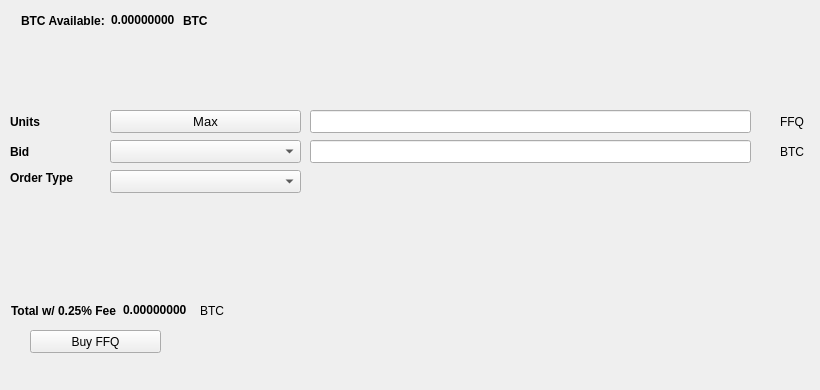
   <widget class="QWidget" name="BuyTab">
    <attribute name="title">
     <string>Buy</string>
    </attribute>
    <widget class="QPushButton" name="BuyFFQ">
     <property name="geometry">
      <rect>
       <x>30</x>
       <y>330</y>
       <width>131</width>
       <height>23</height>
      </rect>
     </property>
     <property name="text">
      <string>Buy FFQ</string>
     </property>
     <property name="icon">
      <iconset resource="../faqo.qrc">
       <normaloff>:/icons/bitcoin</normaloff>:/icons/bitcoin</iconset>
     </property>
    </widget>
    <widget class="QLabel" name="label_3">
     <property name="geometry">
      <rect>
       <x>10</x>
       <y>110</y>
       <width>46</width>
       <height>23</height>
      </rect>
     </property>
     <property name="font">
      <font>
       <weight>75</weight>
       <bold>true</bold>
      </font>
     </property>
     <property name="text">
      <string>Units</string>
     </property>
    </widget>
    <widget class="QLineEdit" name="UnitsInput">
     <property name="geometry">
      <rect>
       <x>310</x>
       <y>110</y>
       <width>441</width>
       <height>23</height>
      </rect>
     </property>
     <property name="font">
      <font>
       <pointsize>9</pointsize>
       <weight>75</weight>
       <bold>true</bold>
      </font>
     </property>
    </widget>
    <widget class="QLineEdit" name="BuyBidPriceEdit">
     <property name="geometry">
      <rect>
       <x>310</x>
       <y>140</y>
       <width>441</width>
       <height>23</height>
      </rect>
     </property>
     <property name="font">
      <font>
       <pointsize>9</pointsize>
       <weight>75</weight>
       <bold>true</bold>
      </font>
     </property>
    </widget>
    <widget class="QLabel" name="label_4">
     <property name="geometry">
      <rect>
       <x>780</x>
       <y>110</y>
       <width>31</width>
       <height>23</height>
      </rect>
     </property>
     <property name="text">
      <string>FFQ</string>
     </property>
    </widget>
    <widget class="QLabel" name="label_5">
     <property name="geometry">
      <rect>
       <x>780</x>
       <y>140</y>
       <width>31</width>
       <height>23</height>
      </rect>
     </property>
     <property name="text">
      <string>BTC</string>
     </property>
    </widget>
    <widget class="QLabel" name="label_6">
     <property name="geometry">
      <rect>
       <x>10</x>
       <y>140</y>
       <width>46</width>
       <height>23</height>
      </rect>
     </property>
     <property name="font">
      <font>
       <weight>75</weight>
       <bold>true</bold>
      </font>
     </property>
     <property name="text">
      <string>Bid</string>
     </property>
    </widget>
    <widget class="QLabel" name="label_7">
     <property name="geometry">
      <rect>
       <x>10</x>
       <y>170</y>
       <width>91</width>
       <height>16</height>
      </rect>
     </property>
     <property name="font">
      <font>
       <weight>75</weight>
       <bold>true</bold>
      </font>
     </property>
     <property name="text">
      <string>Order Type</string>
     </property>
    </widget>
    <widget class="QPushButton" name="Buy_Max_Amount">
     <property name="geometry">
      <rect>
       <x>110</x>
       <y>110</y>
       <width>191</width>
       <height>23</height>
      </rect>
     </property>
     <property name="font">
      <font>
       <pointsize>10</pointsize>
      </font>
     </property>
     <property name="text">
      <string>Max</string>
     </property>
    </widget>
    <widget class="QComboBox" name="BuyBidcomboBox">
     <property name="geometry">
      <rect>
       <x>110</x>
       <y>140</y>
       <width>191</width>
       <height>23</height>
      </rect>
     </property>
     <property name="font">
      <font>
       <pointsize>10</pointsize>
      </font>
     </property>
    </widget>
    <widget class="QComboBox" name="buyOrdertypeCombo">
     <property name="geometry">
      <rect>
       <x>110</x>
       <y>170</y>
       <width>191</width>
       <height>23</height>
      </rect>
     </property>
     <property name="font">
      <font>
       <pointsize>10</pointsize>
      </font>
     </property>
    </widget>
    <widget class="QWidget" name="layoutWidget1">
     <property name="geometry">
      <rect>
       <x>21</x>
       <y>11</y>
       <width>227</width>
       <height>19</height>
      </rect>
     </property>
     <layout class="QHBoxLayout" name="horizontalLayout_3">
      <item>
       <widget class="QLabel" name="label232">
        <property name="font">
         <font>
          <weight>75</weight>
          <bold>true</bold>
         </font>
        </property>
        <property name="text">
         <string>BTC Available:</string>
        </property>
       </widget>
      </item>
      <item>
       <widget class="QLabel" name="BtcAvailableLbl">
        <property name="palette">
         <palette>
          <active>
           <colorrole role="WindowText">
            <brush brushstyle="SolidPattern">
             <color alpha="255">
              <red>0</red>
              <green>0</green>
              <blue>0</blue>
             </color>
            </brush>
           </colorrole>
           <colorrole role="Button">
            <brush brushstyle="SolidPattern">
             <color alpha="255">
              <red>0</red>
              <green>170</green>
              <blue>0</blue>
             </color>
            </brush>
           </colorrole>
           <colorrole role="Light">
            <brush brushstyle="SolidPattern">
             <color alpha="255">
              <red>0</red>
              <green>255</green>
              <blue>0</blue>
             </color>
            </brush>
           </colorrole>
           <colorrole role="Midlight">
            <brush brushstyle="SolidPattern">
             <color alpha="255">
              <red>0</red>
              <green>212</green>
              <blue>0</blue>
             </color>
            </brush>
           </colorrole>
           <colorrole role="Dark">
            <brush brushstyle="SolidPattern">
             <color alpha="255">
              <red>0</red>
              <green>85</green>
              <blue>0</blue>
             </color>
            </brush>
           </colorrole>
           <colorrole role="Mid">
            <brush brushstyle="SolidPattern">
             <color alpha="255">
              <red>0</red>
              <green>113</green>
              <blue>0</blue>
             </color>
            </brush>
           </colorrole>
           <colorrole role="Text">
            <brush brushstyle="SolidPattern">
             <color alpha="255">
              <red>0</red>
              <green>170</green>
              <blue>0</blue>
             </color>
            </brush>
           </colorrole>
           <colorrole role="BrightText">
            <brush brushstyle="SolidPattern">
             <color alpha="255">
              <red>255</red>
              <green>255</green>
              <blue>255</blue>
             </color>
            </brush>
           </colorrole>
           <colorrole role="ButtonText">
            <brush brushstyle="SolidPattern">
             <color alpha="255">
              <red>0</red>
              <green>0</green>
              <blue>0</blue>
             </color>
            </brush>
           </colorrole>
           <colorrole role="Base">
            <brush brushstyle="SolidPattern">
             <color alpha="255">
              <red>255</red>
              <green>255</green>
              <blue>255</blue>
             </color>
            </brush>
           </colorrole>
           <colorrole role="Window">
            <brush brushstyle="SolidPattern">
             <color alpha="255">
              <red>0</red>
              <green>170</green>
              <blue>0</blue>
             </color>
            </brush>
           </colorrole>
           <colorrole role="Shadow">
            <brush brushstyle="SolidPattern">
             <color alpha="255">
              <red>0</red>
              <green>0</green>
              <blue>0</blue>
             </color>
            </brush>
           </colorrole>
           <colorrole role="AlternateBase">
            <brush brushstyle="SolidPattern">
             <color alpha="255">
              <red>127</red>
              <green>212</green>
              <blue>127</blue>
             </color>
            </brush>
           </colorrole>
           <colorrole role="ToolTipBase">
            <brush brushstyle="SolidPattern">
             <color alpha="255">
              <red>255</red>
              <green>255</green>
              <blue>220</blue>
             </color>
            </brush>
           </colorrole>
           <colorrole role="ToolTipText">
            <brush brushstyle="SolidPattern">
             <color alpha="255">
              <red>0</red>
              <green>0</green>
              <blue>0</blue>
             </color>
            </brush>
           </colorrole>
          </active>
          <inactive>
           <colorrole role="WindowText">
            <brush brushstyle="SolidPattern">
             <color alpha="255">
              <red>0</red>
              <green>0</green>
              <blue>0</blue>
             </color>
            </brush>
           </colorrole>
           <colorrole role="Button">
            <brush brushstyle="SolidPattern">
             <color alpha="255">
              <red>0</red>
              <green>170</green>
              <blue>0</blue>
             </color>
            </brush>
           </colorrole>
           <colorrole role="Light">
            <brush brushstyle="SolidPattern">
             <color alpha="255">
              <red>0</red>
              <green>255</green>
              <blue>0</blue>
             </color>
            </brush>
           </colorrole>
           <colorrole role="Midlight">
            <brush brushstyle="SolidPattern">
             <color alpha="255">
              <red>0</red>
              <green>212</green>
              <blue>0</blue>
             </color>
            </brush>
           </colorrole>
           <colorrole role="Dark">
            <brush brushstyle="SolidPattern">
             <color alpha="255">
              <red>0</red>
              <green>85</green>
              <blue>0</blue>
             </color>
            </brush>
           </colorrole>
           <colorrole role="Mid">
            <brush brushstyle="SolidPattern">
             <color alpha="255">
              <red>0</red>
              <green>113</green>
              <blue>0</blue>
             </color>
            </brush>
           </colorrole>
           <colorrole role="Text">
            <brush brushstyle="SolidPattern">
             <color alpha="255">
              <red>0</red>
              <green>170</green>
              <blue>0</blue>
             </color>
            </brush>
           </colorrole>
           <colorrole role="BrightText">
            <brush brushstyle="SolidPattern">
             <color alpha="255">
              <red>255</red>
              <green>255</green>
              <blue>255</blue>
             </color>
            </brush>
           </colorrole>
           <colorrole role="ButtonText">
            <brush brushstyle="SolidPattern">
             <color alpha="255">
              <red>0</red>
              <green>0</green>
              <blue>0</blue>
             </color>
            </brush>
           </colorrole>
           <colorrole role="Base">
            <brush brushstyle="SolidPattern">
             <color alpha="255">
              <red>255</red>
              <green>255</green>
              <blue>255</blue>
             </color>
            </brush>
           </colorrole>
           <colorrole role="Window">
            <brush brushstyle="SolidPattern">
             <color alpha="255">
              <red>0</red>
              <green>170</green>
              <blue>0</blue>
             </color>
            </brush>
           </colorrole>
           <colorrole role="Shadow">
            <brush brushstyle="SolidPattern">
             <color alpha="255">
              <red>0</red>
              <green>0</green>
              <blue>0</blue>
             </color>
            </brush>
           </colorrole>
           <colorrole role="AlternateBase">
            <brush brushstyle="SolidPattern">
             <color alpha="255">
              <red>127</red>
              <green>212</green>
              <blue>127</blue>
             </color>
            </brush>
           </colorrole>
           <colorrole role="ToolTipBase">
            <brush brushstyle="SolidPattern">
             <color alpha="255">
              <red>255</red>
              <green>255</green>
              <blue>220</blue>
             </color>
            </brush>
           </colorrole>
           <colorrole role="ToolTipText">
            <brush brushstyle="SolidPattern">
             <color alpha="255">
              <red>0</red>
              <green>0</green>
              <blue>0</blue>
             </color>
            </brush>
           </colorrole>
          </inactive>
          <disabled>
           <colorrole role="WindowText">
            <brush brushstyle="SolidPattern">
             <color alpha="255">
              <red>0</red>
              <green>85</green>
              <blue>0</blue>
             </color>
            </brush>
           </colorrole>
           <colorrole role="Button">
            <brush brushstyle="SolidPattern">
             <color alpha="255">
              <red>0</red>
              <green>170</green>
              <blue>0</blue>
             </color>
            </brush>
           </colorrole>
           <colorrole role="Light">
            <brush brushstyle="SolidPattern">
             <color alpha="255">
              <red>0</red>
              <green>255</green>
              <blue>0</blue>
             </color>
            </brush>
           </colorrole>
           <colorrole role="Midlight">
            <brush brushstyle="SolidPattern">
             <color alpha="255">
              <red>0</red>
              <green>212</green>
              <blue>0</blue>
             </color>
            </brush>
           </colorrole>
           <colorrole role="Dark">
            <brush brushstyle="SolidPattern">
             <color alpha="255">
              <red>0</red>
              <green>85</green>
              <blue>0</blue>
             </color>
            </brush>
           </colorrole>
           <colorrole role="Mid">
            <brush brushstyle="SolidPattern">
             <color alpha="255">
              <red>0</red>
              <green>113</green>
              <blue>0</blue>
             </color>
            </brush>
           </colorrole>
           <colorrole role="Text">
            <brush brushstyle="SolidPattern">
             <color alpha="255">
              <red>0</red>
              <green>85</green>
              <blue>0</blue>
             </color>
            </brush>
           </colorrole>
           <colorrole role="BrightText">
            <brush brushstyle="SolidPattern">
             <color alpha="255">
              <red>255</red>
              <green>255</green>
              <blue>255</blue>
             </color>
            </brush>
           </colorrole>
           <colorrole role="ButtonText">
            <brush brushstyle="SolidPattern">
             <color alpha="255">
              <red>0</red>
              <green>85</green>
              <blue>0</blue>
             </color>
            </brush>
           </colorrole>
           <colorrole role="Base">
            <brush brushstyle="SolidPattern">
             <color alpha="255">
              <red>0</red>
              <green>170</green>
              <blue>0</blue>
             </color>
            </brush>
           </colorrole>
           <colorrole role="Window">
            <brush brushstyle="SolidPattern">
             <color alpha="255">
              <red>0</red>
              <green>170</green>
              <blue>0</blue>
             </color>
            </brush>
           </colorrole>
           <colorrole role="Shadow">
            <brush brushstyle="SolidPattern">
             <color alpha="255">
              <red>0</red>
              <green>0</green>
              <blue>0</blue>
             </color>
            </brush>
           </colorrole>
           <colorrole role="AlternateBase">
            <brush brushstyle="SolidPattern">
             <color alpha="255">
              <red>0</red>
              <green>170</green>
              <blue>0</blue>
             </color>
            </brush>
           </colorrole>
           <colorrole role="ToolTipBase">
            <brush brushstyle="SolidPattern">
             <color alpha="255">
              <red>255</red>
              <green>255</green>
              <blue>220</blue>
             </color>
            </brush>
           </colorrole>
           <colorrole role="ToolTipText">
            <brush brushstyle="SolidPattern">
             <color alpha="255">
              <red>0</red>
              <green>0</green>
              <blue>0</blue>
             </color>
            </brush>
           </colorrole>
          </disabled>
         </palette>
        </property>
        <property name="font">
         <font>
          <weight>75</weight>
          <bold>true</bold>
         </font>
        </property>
        <property name="text">
         <string>0.00000000</string>
        </property>
        <property name="textInteractionFlags">
         <set>Qt::LinksAccessibleByMouse|Qt::TextSelectableByKeyboard|Qt::TextSelectableByMouse</set>
        </property>
       </widget>
      </item>
      <item>
       <widget class="QLabel" name="BtcAvailableLbl_2">
        <property name="font">
         <font>
          <weight>75</weight>
          <bold>true</bold>
         </font>
        </property>
        <property name="text">
         <string>BTC</string>
        </property>
       </widget>
      </item>
     </layout>
    </widget>
    <widget class="QWidget" name="layoutWidge2">
     <property name="geometry">
      <rect>
       <x>11</x>
       <y>301</y>
       <width>259</width>
       <height>19</height>
      </rect>
     </property>
     <layout class="QHBoxLayout" name="horizontalLayout_4">
      <item>
       <widget class="QLabel" name="label_9">
        <property name="font">
         <font>
          <weight>75</weight>
          <bold>true</bold>
         </font>
        </property>
        <property name="text">
         <string>Total w/ 0.25% Fee</string>
        </property>
       </widget>
      </item>
      <item>
       <widget class="QLabel" name="BuyCostLabel">
        <property name="palette">
         <palette>
          <active>
           <colorrole role="WindowText">
            <brush brushstyle="SolidPattern">
             <color alpha="255">
              <red>0</red>
              <green>0</green>
              <blue>0</blue>
             </color>
            </brush>
           </colorrole>
           <colorrole role="Button">
            <brush brushstyle="SolidPattern">
             <color alpha="255">
              <red>0</red>
              <green>170</green>
              <blue>0</blue>
             </color>
            </brush>
           </colorrole>
           <colorrole role="Light">
            <brush brushstyle="SolidPattern">
             <color alpha="255">
              <red>0</red>
              <green>255</green>
              <blue>0</blue>
             </color>
            </brush>
           </colorrole>
           <colorrole role="Midlight">
            <brush brushstyle="SolidPattern">
             <color alpha="255">
              <red>0</red>
              <green>212</green>
              <blue>0</blue>
             </color>
            </brush>
           </colorrole>
           <colorrole role="Dark">
            <brush brushstyle="SolidPattern">
             <color alpha="255">
              <red>0</red>
              <green>85</green>
              <blue>0</blue>
             </color>
            </brush>
           </colorrole>
           <colorrole role="Mid">
            <brush brushstyle="SolidPattern">
             <color alpha="255">
              <red>0</red>
              <green>113</green>
              <blue>0</blue>
             </color>
            </brush>
           </colorrole>
           <colorrole role="Text">
            <brush brushstyle="SolidPattern">
             <color alpha="255">
              <red>0</red>
              <green>170</green>
              <blue>0</blue>
             </color>
            </brush>
           </colorrole>
           <colorrole role="BrightText">
            <brush brushstyle="SolidPattern">
             <color alpha="255">
              <red>255</red>
              <green>255</green>
              <blue>255</blue>
             </color>
            </brush>
           </colorrole>
           <colorrole role="ButtonText">
            <brush brushstyle="SolidPattern">
             <color alpha="255">
              <red>0</red>
              <green>0</green>
              <blue>0</blue>
             </color>
            </brush>
           </colorrole>
           <colorrole role="Base">
            <brush brushstyle="SolidPattern">
             <color alpha="255">
              <red>255</red>
              <green>255</green>
              <blue>255</blue>
             </color>
            </brush>
           </colorrole>
           <colorrole role="Window">
            <brush brushstyle="SolidPattern">
             <color alpha="255">
              <red>0</red>
              <green>170</green>
              <blue>0</blue>
             </color>
            </brush>
           </colorrole>
           <colorrole role="Shadow">
            <brush brushstyle="SolidPattern">
             <color alpha="255">
              <red>0</red>
              <green>0</green>
              <blue>0</blue>
             </color>
            </brush>
           </colorrole>
           <colorrole role="AlternateBase">
            <brush brushstyle="SolidPattern">
             <color alpha="255">
              <red>127</red>
              <green>212</green>
              <blue>127</blue>
             </color>
            </brush>
           </colorrole>
           <colorrole role="ToolTipBase">
            <brush brushstyle="SolidPattern">
             <color alpha="255">
              <red>255</red>
              <green>255</green>
              <blue>220</blue>
             </color>
            </brush>
           </colorrole>
           <colorrole role="ToolTipText">
            <brush brushstyle="SolidPattern">
             <color alpha="255">
              <red>0</red>
              <green>0</green>
              <blue>0</blue>
             </color>
            </brush>
           </colorrole>
          </active>
          <inactive>
           <colorrole role="WindowText">
            <brush brushstyle="SolidPattern">
             <color alpha="255">
              <red>0</red>
              <green>0</green>
              <blue>0</blue>
             </color>
            </brush>
           </colorrole>
           <colorrole role="Button">
            <brush brushstyle="SolidPattern">
             <color alpha="255">
              <red>0</red>
              <green>170</green>
              <blue>0</blue>
             </color>
            </brush>
           </colorrole>
           <colorrole role="Light">
            <brush brushstyle="SolidPattern">
             <color alpha="255">
              <red>0</red>
              <green>255</green>
              <blue>0</blue>
             </color>
            </brush>
           </colorrole>
           <colorrole role="Midlight">
            <brush brushstyle="SolidPattern">
             <color alpha="255">
              <red>0</red>
              <green>212</green>
              <blue>0</blue>
             </color>
            </brush>
           </colorrole>
           <colorrole role="Dark">
            <brush brushstyle="SolidPattern">
             <color alpha="255">
              <red>0</red>
              <green>85</green>
              <blue>0</blue>
             </color>
            </brush>
           </colorrole>
           <colorrole role="Mid">
            <brush brushstyle="SolidPattern">
             <color alpha="255">
              <red>0</red>
              <green>113</green>
              <blue>0</blue>
             </color>
            </brush>
           </colorrole>
           <colorrole role="Text">
            <brush brushstyle="SolidPattern">
             <color alpha="255">
              <red>0</red>
              <green>170</green>
              <blue>0</blue>
             </color>
            </brush>
           </colorrole>
           <colorrole role="BrightText">
            <brush brushstyle="SolidPattern">
             <color alpha="255">
              <red>255</red>
              <green>255</green>
              <blue>255</blue>
             </color>
            </brush>
           </colorrole>
           <colorrole role="ButtonText">
            <brush brushstyle="SolidPattern">
             <color alpha="255">
              <red>0</red>
              <green>0</green>
              <blue>0</blue>
             </color>
            </brush>
           </colorrole>
           <colorrole role="Base">
            <brush brushstyle="SolidPattern">
             <color alpha="255">
              <red>255</red>
              <green>255</green>
              <blue>255</blue>
             </color>
            </brush>
           </colorrole>
           <colorrole role="Window">
            <brush brushstyle="SolidPattern">
             <color alpha="255">
              <red>0</red>
              <green>170</green>
              <blue>0</blue>
             </color>
            </brush>
           </colorrole>
           <colorrole role="Shadow">
            <brush brushstyle="SolidPattern">
             <color alpha="255">
              <red>0</red>
              <green>0</green>
              <blue>0</blue>
             </color>
            </brush>
           </colorrole>
           <colorrole role="AlternateBase">
            <brush brushstyle="SolidPattern">
             <color alpha="255">
              <red>127</red>
              <green>212</green>
              <blue>127</blue>
             </color>
            </brush>
           </colorrole>
           <colorrole role="ToolTipBase">
            <brush brushstyle="SolidPattern">
             <color alpha="255">
              <red>255</red>
              <green>255</green>
              <blue>220</blue>
             </color>
            </brush>
           </colorrole>
           <colorrole role="ToolTipText">
            <brush brushstyle="SolidPattern">
             <color alpha="255">
              <red>0</red>
              <green>0</green>
              <blue>0</blue>
             </color>
            </brush>
           </colorrole>
          </inactive>
          <disabled>
           <colorrole role="WindowText">
            <brush brushstyle="SolidPattern">
             <color alpha="255">
              <red>0</red>
              <green>85</green>
              <blue>0</blue>
             </color>
            </brush>
           </colorrole>
           <colorrole role="Button">
            <brush brushstyle="SolidPattern">
             <color alpha="255">
              <red>0</red>
              <green>170</green>
              <blue>0</blue>
             </color>
            </brush>
           </colorrole>
           <colorrole role="Light">
            <brush brushstyle="SolidPattern">
             <color alpha="255">
              <red>0</red>
              <green>255</green>
              <blue>0</blue>
             </color>
            </brush>
           </colorrole>
           <colorrole role="Midlight">
            <brush brushstyle="SolidPattern">
             <color alpha="255">
              <red>0</red>
              <green>212</green>
              <blue>0</blue>
             </color>
            </brush>
           </colorrole>
           <colorrole role="Dark">
            <brush brushstyle="SolidPattern">
             <color alpha="255">
              <red>0</red>
              <green>85</green>
              <blue>0</blue>
             </color>
            </brush>
           </colorrole>
           <colorrole role="Mid">
            <brush brushstyle="SolidPattern">
             <color alpha="255">
              <red>0</red>
              <green>113</green>
              <blue>0</blue>
             </color>
            </brush>
           </colorrole>
           <colorrole role="Text">
            <brush brushstyle="SolidPattern">
             <color alpha="255">
              <red>0</red>
              <green>85</green>
              <blue>0</blue>
             </color>
            </brush>
           </colorrole>
           <colorrole role="BrightText">
            <brush brushstyle="SolidPattern">
             <color alpha="255">
              <red>255</red>
              <green>255</green>
              <blue>255</blue>
             </color>
            </brush>
           </colorrole>
           <colorrole role="ButtonText">
            <brush brushstyle="SolidPattern">
             <color alpha="255">
              <red>0</red>
              <green>85</green>
              <blue>0</blue>
             </color>
            </brush>
           </colorrole>
           <colorrole role="Base">
            <brush brushstyle="SolidPattern">
             <color alpha="255">
              <red>0</red>
              <green>170</green>
              <blue>0</blue>
             </color>
            </brush>
           </colorrole>
           <colorrole role="Window">
            <brush brushstyle="SolidPattern">
             <color alpha="255">
              <red>0</red>
              <green>170</green>
              <blue>0</blue>
             </color>
            </brush>
           </colorrole>
           <colorrole role="Shadow">
            <brush brushstyle="SolidPattern">
             <color alpha="255">
              <red>0</red>
              <green>0</green>
              <blue>0</blue>
             </color>
            </brush>
           </colorrole>
           <colorrole role="AlternateBase">
            <brush brushstyle="SolidPattern">
             <color alpha="255">
              <red>0</red>
              <green>170</green>
              <blue>0</blue>
             </color>
            </brush>
           </colorrole>
           <colorrole role="ToolTipBase">
            <brush brushstyle="SolidPattern">
             <color alpha="255">
              <red>255</red>
              <green>255</green>
              <blue>220</blue>
             </color>
            </brush>
           </colorrole>
           <colorrole role="ToolTipText">
            <brush brushstyle="SolidPattern">
             <color alpha="255">
              <red>0</red>
              <green>0</green>
              <blue>0</blue>
             </color>
            </brush>
           </colorrole>
          </disabled>
         </palette>
        </property>
        <property name="font">
         <font>
          <weight>75</weight>
          <bold>true</bold>
         </font>
        </property>
        <property name="autoFillBackground">
         <bool>false</bool>
        </property>
        <property name="text">
         <string>0.00000000</string>
        </property>
        <property name="textInteractionFlags">
         <set>Qt::LinksAccessibleByMouse|Qt::TextSelectableByMouse</set>
        </property>
       </widget>
      </item>
      <item>
       <widget class="QLabel" name="label_10">
        <property name="font">
         <font>
          <weight>50</weight>
          <bold>false</bold>
         </font>
        </property>
        <property name="text">
         <string>BTC</string>
        </property>
       </widget>
      </item>
     </layout>
    </widget>
    <widget class="QLabel" name="label_24">
     <property name="geometry">
      <rect>
       <x>460</x>
       <y>300</y>
       <width>281</width>
       <height>81</height>
      </rect>
     </property>
     <property name="text">
      <string/>
     </property>
     <property name="pixmap">
      <pixmap>:/images/bittrex</pixmap>
     </property>
    </widget>
   </widget>
